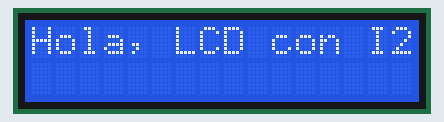
A sketch run on a simulated Arduino Uno, built with avr-gcc and run on an emulated ATmega328P. Parts: 16×2 character LCD.

Above: at 0.1 s.
At 2.1 s:
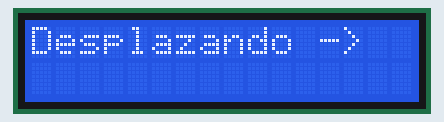
At 3.4 s:
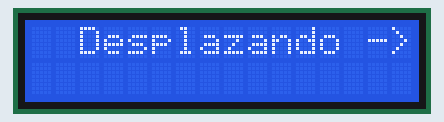
At 4.8 s:
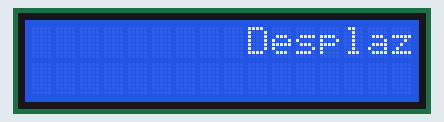
At 7.4 s:
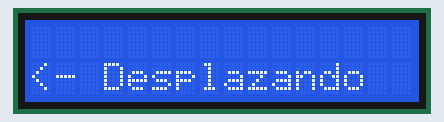
At 11.0 s:
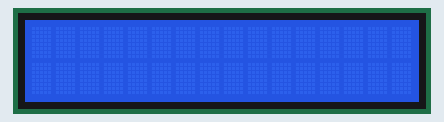

Measured:
- by itself, everything shown: repeats every 10.5 s, in 32 steps
- what the display in image 1 shows lasts 1.0 s, from 2.1 s to 3.1 s
- what the display in image 5 shows lasts 1.7 s, from 10.9 s to 12.6 s

The sketch:

E2.ino
```cpp
/*---------------------------------------------
  Curso de Desarrollo IoT
  Módulo: Starters
  Clase: 5
  Ejercicio: 2

  PINOUT:
  SDA -> A4
  SCL -> A5
---------------------------------------------*/

#include <Wire.h>
#include <LiquidCrystal_I2C.h>

// Configuración del LCD
int direccion_i2c = 0x27;  // Dirección del dispositivo I2C del LCD
int columnas_lcd = 16;     // Número de columnas del LCD
int filas_lcd = 2;         // Número de filas del LCD

// Crear una instancia de LiquidCrystal_I2C
LiquidCrystal_I2C lcd(direccion_i2c, columnas_lcd, filas_lcd);

void setup() {
  lcd.init();      // Inicializar la pantalla LCD con I2C
  lcd.backlight();  // Encender el backlight (si tu módulo LCD I2C tiene retroiluminación)

  // Mostrar un mensaje de bienvenida
  lcd.setCursor(0, 0);
  lcd.print("Hola, LCD con I2C!");

  delay(2000);  // Esperar 2 segundos
  lcd.clear();  // Limpiar la pantalla
}

void loop() {
  // Desplazar el texto hacia la derecha
  lcd.setCursor(0, 0);
  lcd.print("Desplazando ->");
  delay(1000);
  for (int i = 0; i < columnas_lcd; i++) {
    lcd.scrollDisplayRight();
    delay(200);
  }
  delay(1000);
  lcd.clear();

  // Desplazar el texto hacia la izquierda
  lcd.setCursor(0, 1);
  lcd.print("<- Desplazando");
  delay(1000);
  for (int i = 0; i < columnas_lcd; i++) {
    lcd.scrollDisplayLeft();
    delay(200);
  }
  delay(1000);
  lcd.clear();
}
```
